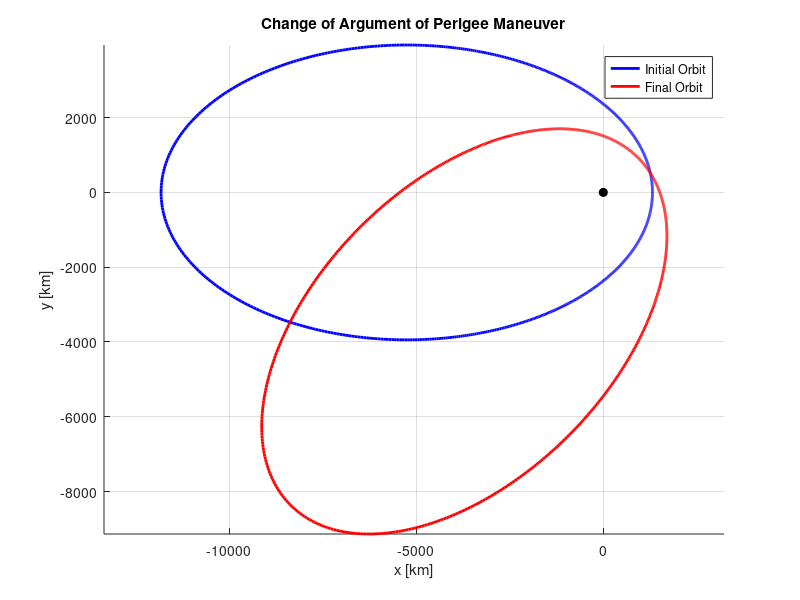

MATLAB code for this plot:
%INPLANE MANEUVERS
% This code is a general way of computing impulses for in-plane maneuvers
% (Hohmann, Bi-elliptic, Change of argument of perigee).
%Inputsmust be provided by user

%For Hohmann and Bi-elliptic transfer the initial orbit is the lower orbit,
%the final is the higher orbit and transfers inititate at the periapsis of
%lower orbit

% NOTE: For switch-case, use strings: "Hohmann", "Bielliptic", "Change of AOP"

%% clean
clc; close all; clear all;

%% constants
G = 6.67430e-20; % Gravitational constant (km^3/kg/s^2)
M = 5.972e24;    % Earth mass (kg)
R = 6371;     % Earth radius (km)
mu=G*M;

%% inputs
maneuver = "Change of AOP"; % "Hohmann"or "Bielliptic" or "Change of AOP" 

a_1=R+200; %semimajor axis of initial orbit
e_1=0.8; %eccentricity of first orbit
AOP_1=0; %argument of perigee of initial orbit in degrees
AOP_1 = deg2rad(AOP_1);

a_2=R+200; %semimajor axis of final orbit
e_2=0.8; %eccentricity of final orbit
AOP_2=45;%argument of perigee of final orbit
AOP_2 = deg2rad(AOP_2);

%input if bi-elliptic orbit is chosen
r_b=R+38000;% radius of B point for bi-elliptic transfer

r_p_1=a_1*(1-e_1); %radius at periapsis for initial orbit
r_a_1=a_1*(1+e_1); %radius at apoapsis for initial orbit
r_p_2=a_2*(1-e_2); %radius at periapsis for final orbit
r_a_2=a_2*(1+e_2); %radius at apoapsis for final orbit



%% validation of inputs
if a_1 <= R || a_2 <= R
    error('Semimajor axis must be greater than Earth radius');
end

if e_1 < 0 || e_1 >= 1 || e_2 < 0 || e_2 >= 1
    error('Eccentricity must be between 0 (inclusive) and 1 (exclusive)');
end

%% maneuvers 

    switch maneuver
        case "Hohmann" %Hohmann transfer and Hohmann-like transfer
            %in this specific script it was assumed that we pass from lower
            %orbit to higher orbit and that the starting point is the perigee
            %of the lower orbit

            if abs(a_1 - a_2) < 1e-6
                error('Initial and final orbits have the same semi-major axis. No transfer needed — the spacecraft is already on the target orbit.');
            end
            if AOP_1 ~=AOP_2
                error("you cannot do a purely Hohmann transfer")
            else

                a_tr=(r_p_1+r_a_2)/2; %semi major axis of transfer orbit

                V_p_tr=sqrt(mu*((2/r_p_1)-(1/a_tr))); %velocity at perigee on transfer orbit
                V_p_1=sqrt(mu*((2/r_p_1)-(1/a_1)));%velocity at perigee on initial orbit
                V_a_tr=sqrt(mu*((2/r_a_2)-(1/a_tr)));%velocity at apogee on transfer orbit
                V_a_2=sqrt(mu*((2/r_a_2)-(1/a_2)));%velocity at apogee on final orbit

                DeltaV1=V_p_tr-V_p_1;
                DeltaV2=V_a_2-V_a_tr;

                fprintf('Velocity initial orbit at perigee= %.2f km/s \n',V_p_1);
                fprintf('Velocity final orbit at apogee= %.2f km/s \n',V_a_2);
                fprintf('Transfer orbit velocity at perigee = %.2f km/s\n', V_p_tr);
                fprintf('Transfer orbit velocity at apogee = %.2f km/s\n', V_a_tr);
                fprintf('First impulse= %.2f km/s',DeltaV1);
                fprintf('Second Impulse= %.2f km/s',DeltaV2);

                %plotting the orbits in 2D
                ni = linspace(0, 2*pi, 1000); % Full orbit
                b_1=a_1*sqrt(1-(e_1)^2); %semi minor axis pf both orbits
                b_2=a_2*sqrt(1-(e_2)^2);
                e_tr=(r_a_2-r_p_1)/(r_a_2+r_p_1);%eccentricity of transfer orbit
                b_tr=a_tr*sqrt(1-(e_tr)^2); %semi minor axis of transfer orbit

                r_1=(a_1*(1-(e_1)^2))./(1+e_1*cos(ni));
                r_2=(a_2*(1-(e_2)^2))./(1+e_2*cos(ni));
                r_tr=(a_tr*(1-(e_tr)^2))./(1+e_tr*cos(ni));

                x_1=r_1.*cos(ni);%polar coordinates
                y_1=r_1.*sin(ni);

                x_2=r_2.*cos(ni);
                y_2=r_2.*sin(ni);

                x_tr=r_tr.*cos(ni);
                y_tr=r_tr.*sin(ni);

                AOP=AOP_1;

                x_rot1=x_1*cos(AOP)-y_1*sin(AOP);
                y_rot1=x_1*sin(AOP)+y_1*cos(AOP);
                x_rot2=x_2*cos(AOP)-y_2*sin(AOP);
                y_rot2=x_2*sin(AOP)+y_2*cos(AOP);
                x_rottr=x_tr*cos(AOP)-y_tr*sin(AOP);
                y_rottr=x_tr*sin(AOP)+y_tr*cos(AOP);

                figure;
                plot(x_rot1, y_rot1, 'b') % initial orbit in blue
                hold on
                plot(x_rot2, y_rot2, 'r') % final orbit in red
                plot(x_rottr,y_rottr,'g')%transfer orbit in green
                plot(0, 0, 'ko', 'MarkerFaceColor', 'k') % central body
                axis equal
                xlabel('x [km]')
                ylabel('y [km]')
                legend('Initial Orbit', 'Final Orbit','Transfer Orbit');
            end


        case "Bielliptic"
            if AOP_1 ~= AOP_2
                error("you cannot do a purely bi-elliptic transfer")
            else

                if r_b <= max(r_p_1, r_a_2)
                    error('rb must be greater than both the initial periapsis and final apoapsis radii for a valid bi-elliptic transfer.');
                else
                    a_tr_1=(r_p_1+r_b)/2;%semimajor axis first transfer orbit
                    a_tr_2=(r_b+r_p_2)/2;%semimajor axis second transfer orbit

                    V_p_tr_1=sqrt(mu*((2/r_p_1)-(1/a_tr_1))); %velocity at perigee on first transfer orbit
                    V_p_1=sqrt(mu*((2/r_p_1)-(1/a_1))); %velocity at perigee on initial orbit
                    V_a_tr_2=sqrt(mu*((2/r_b)-(1/a_tr_2))); %velocity at apogee on second transfer orbit
                    V_a_tr_1=sqrt(mu*((2/r_b)-(1/a_tr_1))); %velocity at apogee on first transfer orbit
                    V_p_2=sqrt(mu*((2/r_p_2)-(1/a_2))); %velocity at perigee on final orbit
                    V_p_tr_2=sqrt(mu*((2/r_p_2)-(1/a_tr_2))); %velocity at perigee on second transfer orbit

                    DeltaV1=V_p_tr_1-V_p_1;
                    DeltaV2=V_a_tr_2-V_a_tr_1;
                    DeltaV3=V_p_2-V_p_tr_2;

                    fprintf('Velocity initial orbit at perigee= %.2f km/s \n',V_p_1);
                    fprintf('Velocity final orbit at perigee= %.2f km/s \n',V_p_2);
                    fprintf('First impulse= %.2f km/s \n',DeltaV1);
                    fprintf('Second Impulse= %.2f km/s \n',DeltaV2);
                   if abs(DeltaV3) < 1e-6
                       fprintf('Third Impulse= 0.00 km/s (no burn needed, orbits already match)\n');
                   else
                       fprintf('Third Impulse= %.2f km/s \n', DeltaV3);
                   end

                    %plotting the orbits in 2D
                    ni = linspace(0, 2*pi, 1000); % Full orbit
                    b_1=a_1*sqrt(1-(e_1)^2); %semi minor axis of both orbits
                    b_2=a_2*sqrt(1-(e_2)^2);
                    e_tr_1=(r_b-r_p_1)/(r_b+r_p_1);%eccentricity of first transfer orbit
                    e_tr_2=(r_b-r_p_2)/(r_b+r_p_2);%eccentricity of second transfer orbit
                    b_tr_1=a_tr_1*sqrt(1-(e_tr_1)^2); %semi minor axis of first transfer orbit
                    b_tr_2=a_tr_2*sqrt(1-(e_tr_2)^2); %semi minor axis of second transfer orbit

                    r_1=(a_1*(1-(e_1)^2))./(1+e_1*cos(ni));
                    r_2=(a_2*(1-(e_2)^2))./(1+e_2*cos(ni));
                    r_tr_1=(a_tr_1*(1-(e_tr_1)^2))./(1+e_tr_1*cos(ni));
                    r_tr_2=(a_tr_2*(1-(e_tr_2)^2))./(1+e_tr_2*cos(ni));

                    x_1=r_1.*cos(ni);%polar coordinates
                    y_1=r_1.*sin(ni);

                    x_2=r_2.*cos(ni);
                    y_2=r_2.*sin(ni);

                    x_tr_1=r_tr_1.*cos(ni);
                    y_tr_1=r_tr_1.*sin(ni);
                    x_tr_2=r_tr_2.*cos(ni);
                    y_tr_2=r_tr_2.*sin(ni);

                    AOP=AOP_1;

                    x_rot1=x_1*cos(AOP)-y_1*sin(AOP);
                    y_rot1=x_1*sin(AOP)+y_1*cos(AOP);
                    x_rot2=x_2*cos(AOP)-y_2*sin(AOP);
                    y_rot2=x_2*sin(AOP)+y_2*cos(AOP);
                    x_rottr1=x_tr_1*cos(AOP)-y_tr_1*sin(AOP);
                    y_rottr1=x_tr_1*sin(AOP)+y_tr_1*cos(AOP);
                    x_rottr2=x_tr_2*cos(AOP)-y_tr_2*sin(AOP);
                    y_rottr2=x_tr_2*sin(AOP)+y_tr_2*cos(AOP);


                    figure;
                    plot(x_rot1, y_rot1, 'b') % initial orbit in blue
                    hold on
                    plot(x_rot2, y_rot2, 'r') % final orbit in red
                    plot(x_rottr1,y_rottr1,'g')%first transfer orbit in green
                    plot(x_rottr2,y_rottr2,'m')%second transfer orbit in magenta
                    plot(0, 0, 'ko', 'MarkerFaceColor', 'k') % central body
                    axis equal
                    xlabel('x [km]')
                    ylabel('y [km]')
                    legend('Initial Orbit', 'Final Orbit','First Transfer Orbit','Second Transfer Orbit');

                    if e_1==0 && e_2==0
                        if r_p_2/r_p_1<11.94
                            disp("Hohmann transfer is more efficient")
                        end
                    end
                end


            end

        case "Change of AOP"
            if (e_2~=e_1) || (a_1~=a_2)
                error("this is not a change of AOP, eccentricity and semimajor axis should be the same for both initial and final orbit")
            else
                DAOP=AOP_2-AOP_1;
                e=e_1;
                a=a_2;
                p=a*(1-e^2);
                DeltaV=2*e*(sqrt(mu/p))*sin(DAOP/2);
                fprintf('Impulse= %.2f km/s',DeltaV);

                %plotting the orbits in 2D
                ni = linspace(0, 2*pi, 1000); % Full orbit
                b=a*sqrt(1-(e)^2); %semi minor axis pf both orbits
                r=(a*(1-(e)^2))./(1+e_1*cos(ni));
                rotate_orbit = @(r, ni, AOP) [r .* cos(ni + AOP); r .* sin(ni + AOP)];

                % Initial orbit
                r1 = rotate_orbit(r, ni, AOP_1);

                % Final orbit
                r2 = rotate_orbit(r, ni,AOP_2);

                % Plot
                figure; 
                hold on; axis equal; grid on;
                plot(r1(1,:), r1(2,:), 'b', 'LineWidth', 2);
                plot(r2(1,:), r2(2,:), 'r', 'LineWidth', 2);
                plot(0,0,'ko','MarkerFaceColor','k');
                

                legend('Initial Orbit', 'Final Orbit', 'Location', 'best');
                title('Change of Argument of Perigee Maneuver');
                xlabel('x [km]'); ylabel('y [km]');
            end



    end











    



